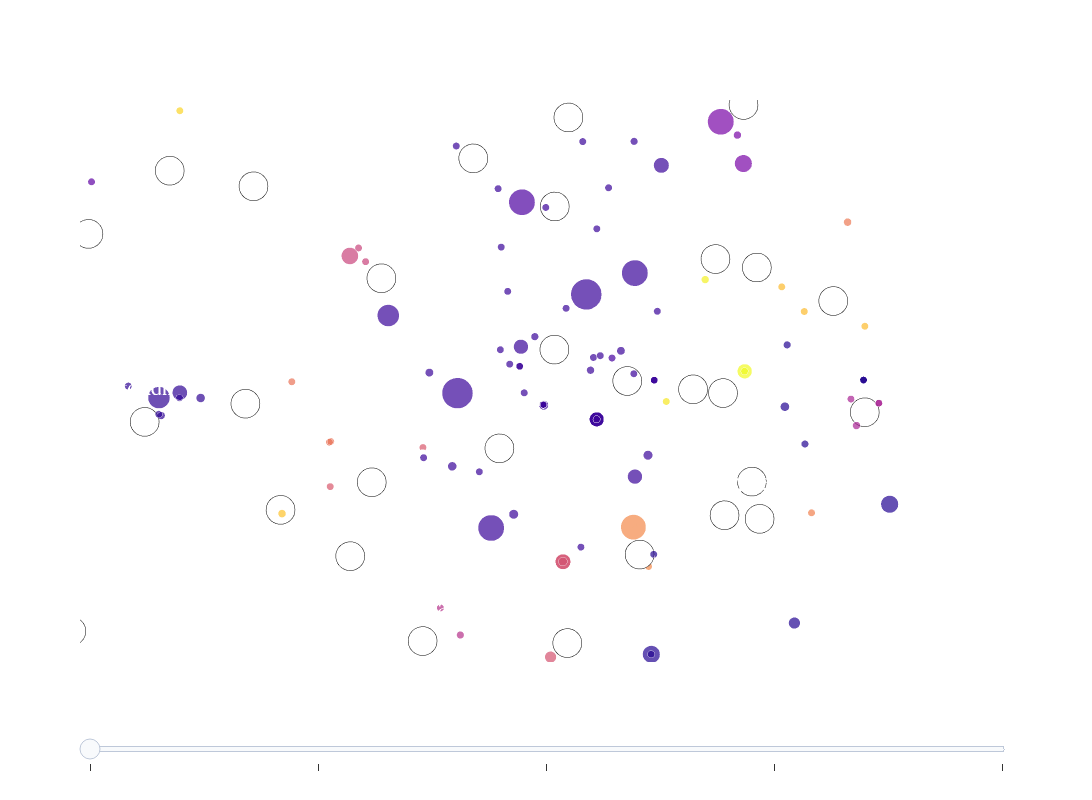

Notebook cell for this chart:
### Markdown cell above
## Slider for dates

### Code cell
store = True
df_list = split_by_date(df)

#Create a plotly graph with 5 traces (one for each time period)
fig_time = go.Figure()

for i in range(5):
    fig = set_layout(make_full_graph(df_list[i]), df_list[i], Hovertemplate)
    fig_time.add_trace(fig.data[0])

# set layout fig_time
fig_time = set_layout(fig_time, df, Hovertemplate)
fig_time = add_centroids(fig_time, centroids, titles)
num_traces = len(centroids) + len(df_list)
steps = []
for i in range(5):
    step = dict(
        method="restyle",
        args=["visible", [False] * num_traces],
        label = 'Time period ' + str(i+1)
    )
    step["args"][1][i] = True # Toggle i'th trace to "visible"
    for j in range(len(df_list)-1, num_traces):
        step["args"][1][j] = True
    steps.append(step)

sliders = [dict(
    active=0,
    currentvalue={"prefix": "Time period: "},
    # Set text color for the slider to white
    font={"color": "white"},
    pad={"t": 50},
    steps=steps,
    
)]

# At the beginning, the first trace should be visible
fig_time.data[0].visible = True
fig_time.data[1].visible = False
fig_time.data[2].visible = False
fig_time.data[3].visible = False
fig_time.data[4].visible = False

fig_time.update_layout(
    sliders=sliders,    
)

fig_time.show()

if store:
    fig.write_html("Plots/plot_time.html")
